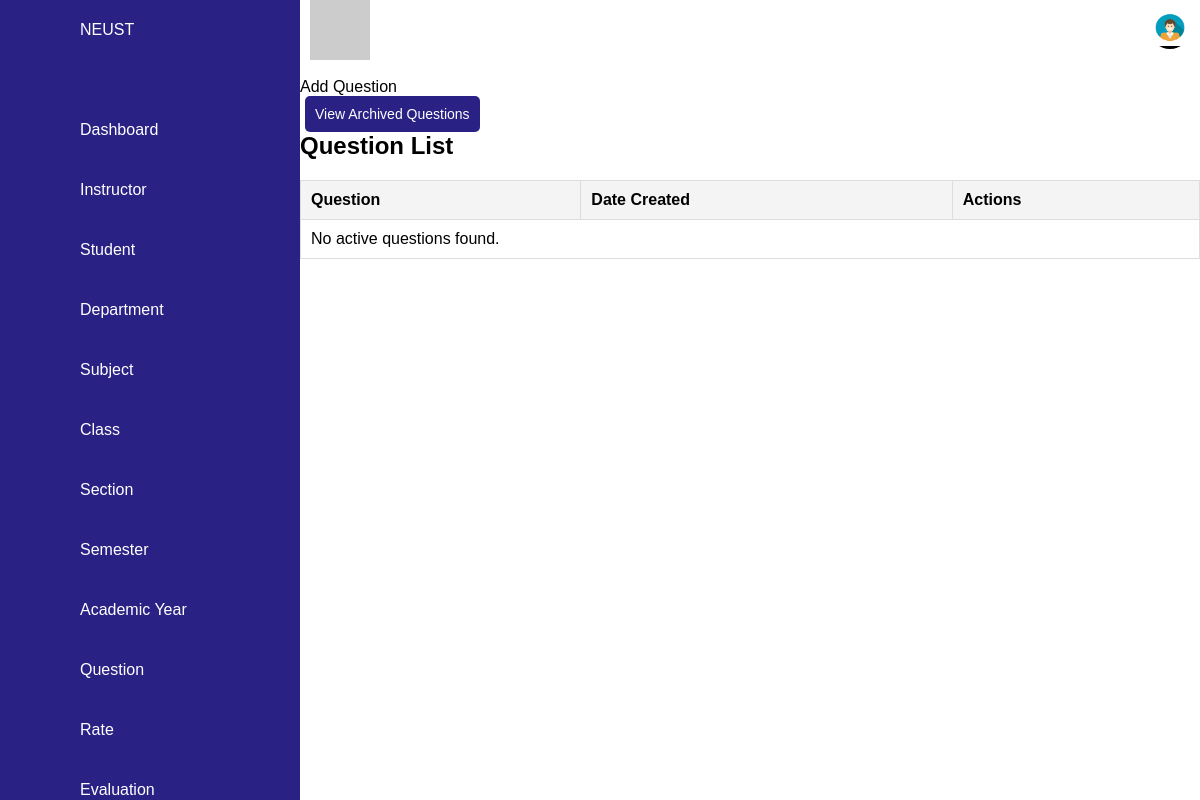
/question.php, run on an earlier commit of the app's database.
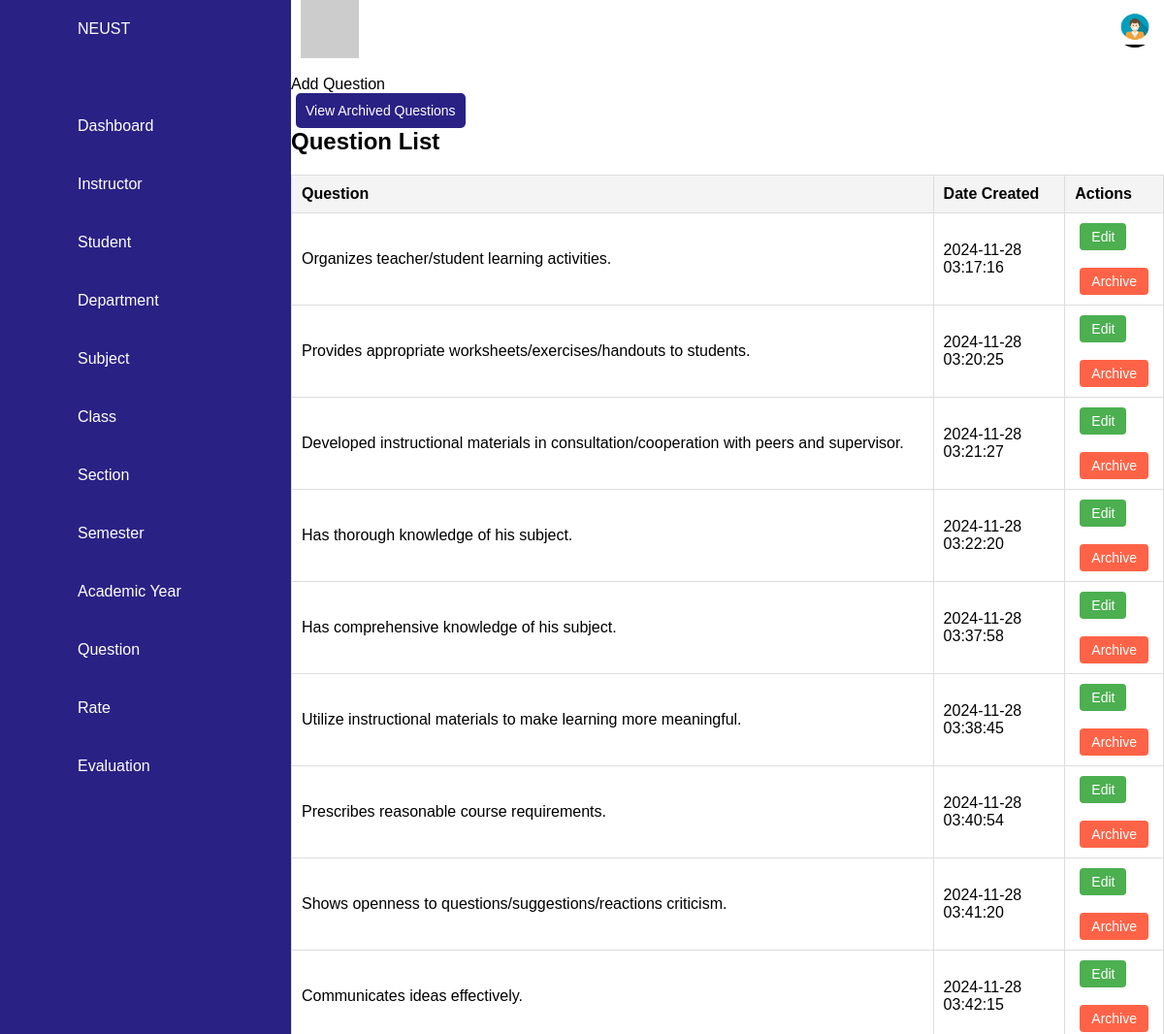
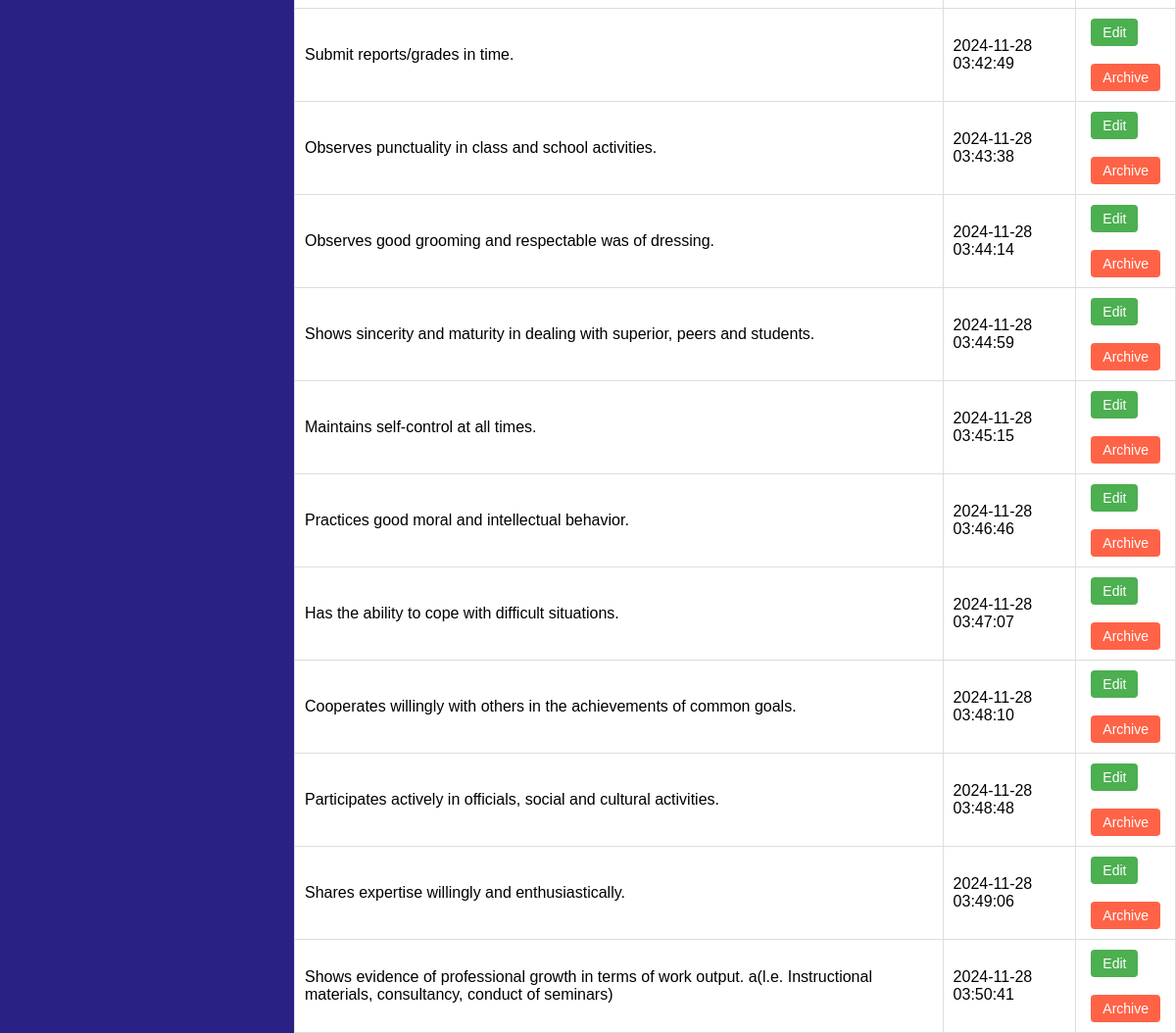
And on a later commit of the database (2 pictures, top to bottom).
### tables this page shows
CREATE TABLE `question` (
  `ques_id` int(11) NOT NULL,
  `questions` text NOT NULL,
  `date_created` datetime DEFAULT current_timestamp(),
  `status` enum('active','archived') DEFAULT 'active'
);

### question.php (the view, shortened to what the changed rows need)
<?php
$servername = "localhost";
$username = "root";
$password = "";
$dbname = "cap";
try {
    $pdo = new PDO("mysql:host=$servername;dbname=$dbname", $username, $password);
    $pdo->setAttribute(PDO::ATTR_ERRMODE, PDO::ERRMODE_EXCEPTION);
} catch (PDOException $e) {
    die("Connection failed: " . $e->getMessage());
}
try {
    $stmt = $pdo->prepare("SELECT * FROM question");
    $stmt->execute();
    $questions = $stmt->fetchAll(PDO::FETCH_ASSOC);
} catch (PDOException $e) {
    echo "Error: " . $e->getMessage();
}
try {
    $stmt = $pdo->prepare("SELECT * FROM question WHERE status = 'active'");
    $stmt->execute();
    $questions = $stmt->fetchAll(PDO::FETCH_ASSOC);
} catch (PDOException $e) {
    echo "Error: " . $e->getMessage();
}
?>
<!DOCTYPE html>
<html lang="en">
<head>
    <link rel="stylesheet" href="style.css">
</head>
<body>
    <div class="containerr">
        <div class="main">
            <br>
            <h2>Question List</h2>
            <table>
                <thead>
                    <tr>
                        <th>Question</th>
                        <th>Date Created</th>
                        <th>Actions</th>
                    </tr>
                </thead>
                <tbody>
                    <?php if (!empty($questions)): ?>
                        <?php foreach ($questions as $question): ?>
                            <tr>
                                <td><?php echo htmlspecialchars($question['questions']); ?></td>
                                <td><?php echo htmlspecialchars($question['date_created']); ?></td>
                                <td>
                                    <a href="?ques_id=<?php echo $question['ques_id']; ?>" class="btn edit-btn">Edit</a> <br> <br>
                                    <a href="archive_question.php?id=<?php echo $question['ques_id']; ?>" class="btn archive-btn">Archive</a>
                                </td>
                            </tr>
                        <?php endforeach; ?>
                    <?php else: ?>
                        <tr>
                            <td colspan="3">No active questions found.</td>
                        </tr>
                    <?php endif; ?>
                </tbody>
            </table>
        </div>
    </div>
</body>
</html>

What changed in the data, as far as the page shows it:
added question: questions "Organizes teacher/student learning activities.", date_created "2024-11-28 03:17:16"
added question: questions "Provides appropriate worksheets/exercises/handouts to students.", date_created "2024-11-28 03:20:25"
added question: questions "Developed instructional materials in consultation/cooperation with peers and supervisor.", date_created "2024-11-28 03:21:27"
added question: questions "Has thorough knowledge of his subject.", date_created "2024-11-28 03:22:20"
added question: questions "Has comprehensive knowledge of his subject.", date_created "2024-11-28 03:37:58"
added question: questions "Utilize instructional materials to make learning more meaningful.", date_created "2024-11-28 03:38:45"
added question: questions "Prescribes reasonable course requirements.", date_created "2024-11-28 03:40:54"
added question: questions "Shows openness to questions/suggestions/reactions criticism.", date_created "2024-11-28 03:41:20"
added question: questions "Communicates ideas effectively.", date_created "2024-11-28 03:42:15"
added question: questions "Submit reports/grades in time.", date_created "2024-11-28 03:42:49"
added question: questions "Observes punctuality in class and school activities.", date_created "2024-11-28 03:43:38"
added question: questions "Observes good grooming and respectable was of dressing.", date_created "2024-11-28 03:44:14"
added question: questions "Shows sincerity and maturity in dealing with superior, peers and students.", date_created "2024-11-28 03:44:59"
added question: questions "Maintains self-control at all times.", date_created "2024-11-28 03:45:15"
added question: questions "Practices good moral and intellectual behavior.", date_created "2024-11-28 03:46:46"
added question: questions "Has the ability to cope with difficult situations.", date_created "2024-11-28 03:47:07"
added question: questions "Cooperates willingly with others in the achievements of common goals.", date_created "2024-11-28 03:48:10"
added question: questions "Participates actively in officials, social and cultural activities.", date_created "2024-11-28 03:48:48"
added question: questions "Shares expertise willingly and enthusiastically.", date_created "2024-11-28 03:49:06"
added question: questions "Shows evidence of professional growth in terms of work output. a(l.e. Instructional materials, consultancy, conduct of seminars)", date_created "2024-11-28 03:50:41"
Also different on the page:
text no longer shown: "No active questions found."
